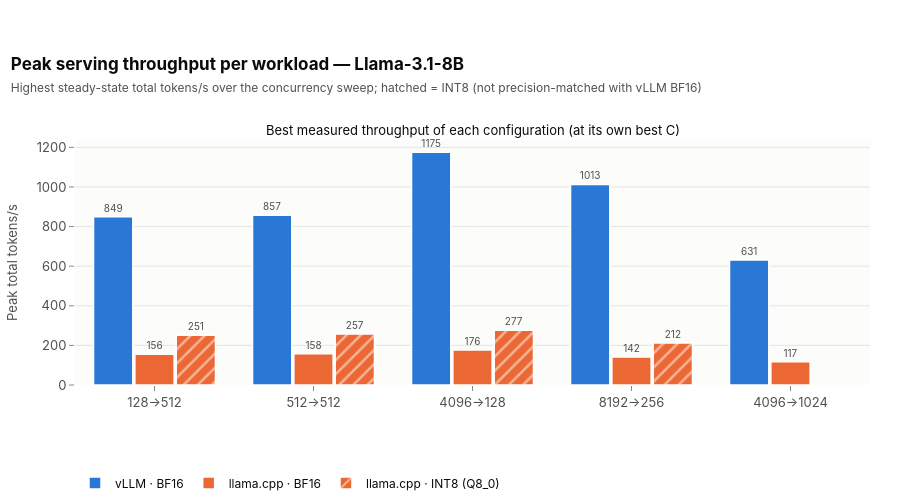

Notebook code for this chart:
### Code cell
peak_view = summary[summary["model"] == MODEL]
fig = plots.grouped_bars(peak_view.assign(group="peak"), x="workload_shape", y="peak_total_tok_s", error=None, facet="group",
                         facet_labels={"peak": "Best measured throughput of each configuration (at its own best C)"},
                         y_title="Peak total tokens/s",
                         title=f"Peak serving throughput per workload — {registry.model_label(MODEL)}",
                         subtitle="Highest steady-state total tokens/s over the concurrency sweep; hatched = INT8 (not precision-matched with vLLM BF16)")
fig.show()
export_figure(fig, "peak_throughput_by_workload", source=NOTEBOOK,
              caption="Best measured total tokens/s of each configuration per workload (8B), each at its own best concurrency.")
export_table(summary[["model", "workload", "configuration_id", "c1_total_tok_s", "c1_tpot_s", "c1_ttft_s", "peak_total_tok_s",
                      "peak_concurrency", "peak_over_c1", "knee_concurrency", "max_concurrency", "tpot_at_peak_s",
                      "mem_total_gbs_at_peak", "max_bw_util_vs_stream"]], "curve_summary")
export_table(ratio[["model", "workload", "concurrency", "value_num", "value_den", "ratio", "ratio_rel_err"]]
             .rename(columns={"value_num": "vllm_total_tok_s", "value_den": "llama_cpp_total_tok_s"}), "backend_ratio_bf16")

### Figure 1 — Plotly figure (JSON) as saved in the notebook; plotly's stock layout.template omitted (floating-point values rounded to 4 significant figures)
{"data": [{"cliponaxis": false, "hovertemplate": "<b>vLLM · BF16</b><br>%{x}<br>Best measured throughput of each configuration (at its own best C): %{y:.4g}<extra></extra>", "legendgroup": "vllm_bf16", "marker": {"color": "#2a78d6", "line": {"color": "#ffffff", "width": 1.5}, "pattern": {"fgcolor": "#ffffff", "shape": "", "solidity": 0.25}}, "name": "vLLM · BF16", "showlegend": true, "text": ["849", "857", "1175", "1013", "631"], "textfont": {"color": "#52514e", "size": 10}, "textposition": "outside", "type": "bar", "x": ["128→512", "512→512", "4096→128", "8192→256", "4096→1024"], "xaxis": "x", "y": [849.1, 856.8, 1175.0, 1013.0, 631.3], "yaxis": "y"}, {"cliponaxis": false, "hovertemplate": "<b>llama.cpp · BF16</b><br>%{x}<br>Best measured throughput of each configuration (at its own best C): %{y:.4g}<extra></extra>", "legendgroup": "llama_cpp_bf16", "marker": {"color": "#eb6834", "line": {"color": "#ffffff", "width": 1.5}, "pattern": {"fgcolor": "#ffffff", "shape": "", "solidity": 0.25}}, "name": "llama.cpp · BF16", "showlegend": true, "text": ["156", "158", "176", "142", "117"], "textfont": {"color": "#52514e", "size": 10}, "textposition": "outside", "type": "bar", "x": ["128→512", "512→512", "4096→128", "8192→256", "4096→1024"], "xaxis": "x", "y": [155.6, 157.7, 176.3, 141.6, 117.0], "yaxis": "y"}, {"cliponaxis": false, "hovertemplate": "<b>llama.cpp · INT8 (Q8_0)</b><br>%{x}<br>Best measured throughput of each configuration (at its own best C): %{y:.4g}<extra></extra>", "legendgroup": "llama_cpp_int8", "marker": {"color": "#eb6834", "line": {"color": "#ffffff", "width": 1.5}, "pattern": {"fgcolor": "#ffffff", "shape": "/", "solidity": 0.25}}, "name": "llama.cpp · INT8 (Q8_0)", "showlegend": true, "text": ["251", "257", "277", "212", ""], "textfont": {"color": "#52514e", "size": 10}, "textposition": "outside", "type": "bar", "x": ["128→512", "512→512", "4096→128", "8192→256", "4096→1024"], "xaxis": "x", "y": [251.0, 257.2, 276.6, 212.5, null], "yaxis": "y"}], "layout": {"annotations": [{"font": {"color": "#0b0b0b", "size": 13}, "showarrow": false, "text": "Best measured throughput of each configuration (at its own best C)", "x": 0.5, "xanchor": "center", "xref": "paper", "y": 1.0, "yanchor": "bottom", "yref": "paper"}], "bargap": 0.22, "bargroupgap": 0.05, "barmode": "group", "height": 500, "title": {"text": "<b>Peak serving throughput per workload — Llama-3.1-8B</b><br><span style='font-size:12px;color:#52514e'>Highest steady-state total tokens/s over the concurrency sweep; hatched = INT8 (not precision-matched with vLLM BF16)</span>"}, "xaxis": {"anchor": "y", "domain": [0.0, 1.0]}, "yaxis": {"anchor": "x", "domain": [0.0, 1.0], "rangemode": "tozero", "title": {"text": "Peak total tokens/s"}, "type": "linear"}}}
